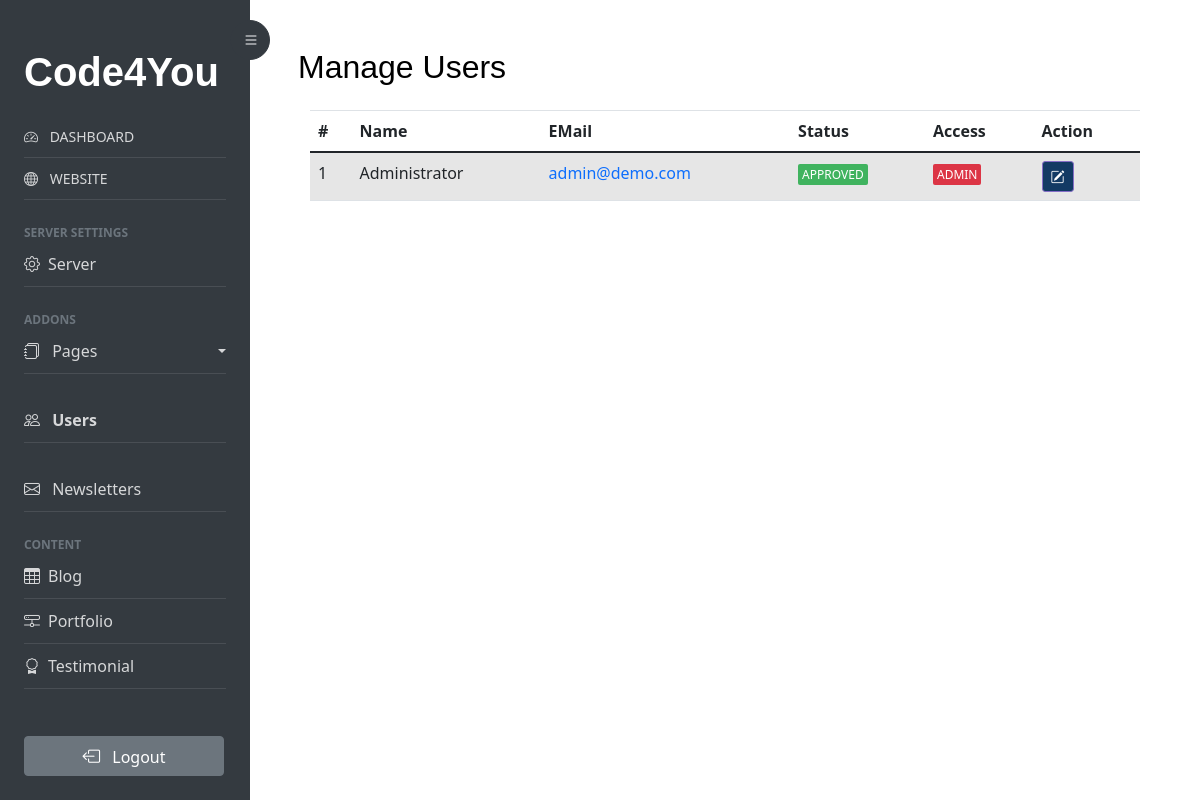
The page /admin/users.php (signed in) on the database its author committed.
### tables this page shows
CREATE TABLE `users` (
  `ID` bigint(20) NOT NULL,
  `Joined` datetime NOT NULL DEFAULT current_timestamp(),
  `EMail` varchar(100) NOT NULL,
  `Password` varchar(40) NOT NULL,
  `Name` mediumtext NOT NULL,
  `Phone` int(11) NOT NULL,
  `Gender` tinyint(4) NOT NULL,
  `Birthday` date NOT NULL,
  `Approved` tinyint(4) NOT NULL DEFAULT 0,
  `Admin` tinyint(4) NOT NULL DEFAULT 0,
  `Avatar` text NOT NULL DEFAULT 'favicon.ico',
  `Deactivated` int(11) NOT NULL DEFAULT 0
);

### admin/include/functions.php (called while the page is built, shortened)
<?php
function userStatus($user)
{
    switch ($user)
    {
        case '1':
            $output = "approved";
            break;
    }
    return $output;
}
function userAccess($user)
{
    switch ($user)
    {
        case '1':
            $output = "admin";
            break;
    }
    return $output;
}
?>

### admin/users.php (the view, shortened to what this page needs)
<?php
    require_once("config.php");
    $filePathName = basename($_SERVER["PHP_SELF"]);
    $setPathName = explode(".", $filePathName);
?>
<!doctype html>
<html lang="en">
  	<head>
	  	<?php include 'elements/head.php'; ?>
  	</head>
    <body>
        <div class="wrapper d-flex align-items-stretch">
        <?php include 'elements/nav.php'; ?>
        <div id="content" class="p-4 p-md-5 pt-5">
            <h2 class="mb-4 text-capitalize"><?php echo($setPathName[0]) ? 'Manage Users' : ''; ?></h2>
            <div class="container mb-3 mt-3">
            <table class="table table-striped table-boardered" style="width: 100%" id="mydatatable">
                <thead>
                    <tr>
                        <th>#</th>
                        <th>Name</th>
                        <th>EMail</th>
                        <th>Status</th>
                        <th>Access</th>
                        <th>Action</th>
                    </tr>
                </thead>
                <tbody>
                    <?php
                        $users = mysqli_query($SQL, "SELECT * FROM users");
                        if (mysqli_num_rows($users) > 0)
                        {
                            while ($uData = mysqli_fetch_assoc($users))
                            {
                                echo '
                                    <tr>
                                        <td>'.$uData["ID"].'</td>
                                        <td>'.$uData["Name"].'</td>
                                        <td><a href="mailto:'.$uData["EMail"].'">'.$uData["EMail"].'</a></td>
                                        <td><span class="'.userStatus($uData["Approved"]).' text-uppercase">'.userStatus($uData["Approved"]).'</span></td>
                                        <td><span class="'.userAccess($uData["Admin"]).' text-uppercase">'.userAccess($uData["Admin"]).'</span></td>
                                        <td>
                                            <button id="editUser" data-user="'.$uData["ID"].'" class="btn btn-primary btn-custom btn-sm"><i class="bi bi-pencil-square"></i></button>
                                        </td>
                                    </tr>
                                ';
                            }
                        }
                    ?>
                </tbody>
            </table>
        </div>
    </div>
    </body>
</html>

### admin/css/style-custom.css (style rules this page uses)
* { margin: 0; padding: 0; }
html { scroll-behavior: smooth; }
body { min-height: 100vh; min-height: -webkit-fill-available; }
a { text-decoration: none !important; }
.btn-custom { background-color: #133a64 !important; }
.table .approved, .waiting, .default, .admin { font-size: 12px; border-radius: 2px; padding: 2px 4px; }
.approved { background-color: #40b35f; color: white; }
.admin { background-color: #dc3545; color: white; }

### rows shown on the page
users: ID "1", Name "Administrator", EMail "admin@demo.com", Approved "APPROVED", Admin "ADMIN"
